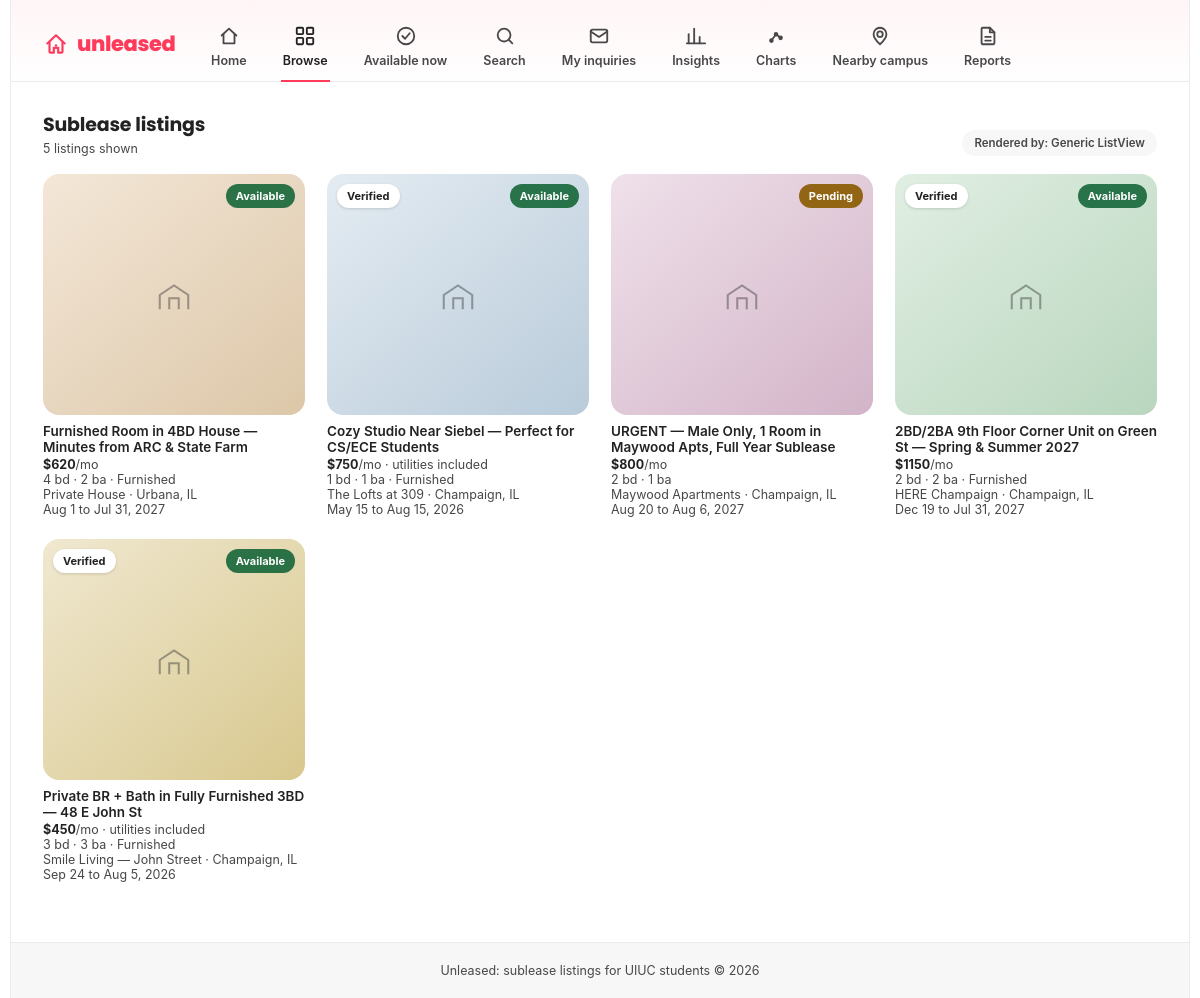
/listings/, run on the app's committed database.
### listings/models.py (models this page shows, shortened)
class Listing(models.Model):
    class Status(models.TextChoices):
        AVAILABLE = 'available', 'Available'
        PENDING   = 'pending',   'Pending'
        FILLED    = 'filled',    'Filled'
    class GenderPreference(models.TextChoices):
        ANY     = 'any',     'Any'
        MALE    = 'male',    'Males only'
        FEMALE  = 'female',  'Females only'
    lister = models.ForeignKey(
        settings.AUTH_USER_MODEL,
        on_delete=models.CASCADE,          # Listing disappears if lister deletes account
        related_name='listings',
    )
    title = models.CharField(max_length=200)
    description = models.TextField(
        help_text="Full description. Can be AI-generated from a pasted WhatsApp message.",
    )
    monthly_rent = models.DecimalField(
        max_digits=7,
        decimal_places=2,
        validators=[MinValueValidator(0)],
    )
    utilities_included = models.BooleanField(
        default=False,
        help_text="True if electricity, water, internet are all bundled into the rent.",
    )
    building_name = models.CharField(
        max_length=200,
        blank=True,
        help_text="Public-facing building name shown before address is revealed.",
    )
    street_address = models.CharField(
        max_length=300,
        help_text="Full address — only revealed to seekers after an inquiry is accepted.",
    )
    unit_number = models.CharField(max_length=20, blank=True)
    city = models.CharField(max_length=100, default='Champaign')
    state = models.CharField(max_length=2, default='IL')
    zip_code = models.CharField(max_length=10, default='61820')
    bedrooms = models.PositiveSmallIntegerField()
    bathrooms = models.DecimalField(max_digits=3, decimal_places=1)
    is_private_bedroom = models.BooleanField(
        default=True,
        help_text="True if the subleasee gets a private, lockable bedroom.",
    )
    is_private_bathroom = models.BooleanField(default=False)
    is_furnished = models.BooleanField(default=False)
    has_in_unit_laundry = models.BooleanField(default=False)
    has_parking = models.BooleanField(default=False)
    has_balcony = models.BooleanField(default=False)
    pets_allowed = models.BooleanField(default=False)
    ac_included = models.BooleanField(default=True)
    available_from = models.DateField()
    available_until = models.DateField()
    gender_preference = models.CharField(
        max_length=10,
        choices=GenderPreference.choices,
        default=GenderPreference.ANY,
    )
    status = models.CharField(
        max_length=10,
        choices=Status.choices,
        default=Status.AVAILABLE,
    )
    is_property_verified = models.BooleanField(
        default=False,
        help_text="True once the lister has uploaded proof of lease.",
    )
    lease_document = models.FileField(
        upload_to='lease_docs/',
        null=True,
        blank=True,
        help_text="Private document — only visible to admins for verification.",
    )
    external_listing_url = models.URLField(
        blank=True,
        help_text="Optional link to official property manager listing (e.g. Smile Living).",
    )
    view_count = models.PositiveIntegerField(default=0)
    save_count = models.PositiveIntegerField(default=0)
    inquiry_count = models.PositiveIntegerField(default=0)
    ai_parsed = models.BooleanField(
        default=False,
        help_text="True if this listing was created via the WhatsApp message parser.",
    )
    raw_whatsapp_text = models.TextField(
        blank=True,
        help_text="Original pasted WhatsApp message stored for audit/re-parsing.",
    )
    saved_by_users = models.ManyToManyField(
        settings.AUTH_USER_MODEL,
        through='SavedListing',
        related_name='favorites',
        blank=True,
    )
    created_at = models.DateTimeField(auto_now_add=True)
    updated_at = models.DateTimeField(auto_now=True)
    class Meta:
        ordering = ['-created_at']
        constraints = [
            models.UniqueConstraint(
                fields=['lister', 'street_address', 'unit_number', 'available_from'],
                name='unique_listing_per_lister_unit_date',
            )
        ]
        verbose_name = 'Listing'
        verbose_name_plural = 'Listings'
    def get_absolute_url(self):
        return reverse('listings:detail', kwargs={'pk': self.pk})

### listings/views.py (the view)
# urls.py: path('', views.ListingListView.as_view(), name='list'),   # /listings/  main browse page
class ListingListView(ListView):
    model = Listing
    template_name = LIST_TEMPLATE
    context_object_name = 'listings'
    extra_context = {'view_label': 'Generic ListView'}

### listings/templates/listings/listing_list.html (shortened to what this page needs)
{% extends "base.html" %}
{% block content %}
  {% with total=listings|length %}
    <div class="section-head">
      <div>
        <h2>Sublease listings</h2>
        <div class="sub">{{ total }} listing{{ total|pluralize }} shown</div>
      </div>
      {% if view_label %}<span class="pill">Rendered by: {{ view_label }}</span>{% endif %}
    </div>
    <div class="grid">
      {% for listing in listings %}
        {% cycle 'g1' 'g2' 'g3' 'g4' 'g5' 'g6' 'g7' 'g8' as tint silent %}
        {% include "listings/partials/_listing_card.html" with tint=tint %}
      {% empty %}
        <div class="empty">
          <div class="empty-icon">{% include "partials/_house_icon.html" %}</div>
          <h3>No listings yet</h3>
          <p>There are no subleases to show right now. New listings appear here as soon as students post them, so check back soon.</p>
        </div>
      {% endfor %}
    </div>
  {% endwith %}
{% endblock %}

### listings/templates/listings/partials/_listing_card.html
<a class="card" href="{{ listing.get_absolute_url }}">
  <div class="thumb {{ tint|default:'g1' }}">
    {% if listing.is_property_verified %}<span class="badge-fav">Verified</span>{% endif %}
    <span class="status status--{{ listing.status }}">{{ listing.get_status_display }}</span>
    <div class="thumb-icon">{% include "partials/_house_icon.html" %}</div>
  </div>
  <p class="card-title">{{ listing.title }}</p>
  <p class="card-meta"><b>${{ listing.monthly_rent|floatformat:"0" }}</b>/mo{% if listing.utilities_included %} &middot; utilities included{% endif %}</p>
  <p class="card-meta">{{ listing.bedrooms }} bd &middot; {{ listing.bathrooms|floatformat:"-1" }} ba{% if listing.is_furnished %} &middot; Furnished{% endif %}</p>
  <p class="card-meta">{{ listing.building_name|default:"Private residence" }} &middot; {{ listing.city }}, {{ listing.state }}</p>
  <p class="card-meta">{{ listing.available_from|date:"M j" }} to {{ listing.available_until|date:"M j, Y" }}</p>
</a>

### templates/partials/_house_icon.html
<svg viewBox="0 0 24 24" aria-hidden="true"><path d="M3 21v-9l9-6 9 6v9"/><path d="M9 21v-7h6v7"/></svg>

### static/css/base.css (style rules this page uses)
:root { --accent: #FF3B5C; --accent-dark: #E31C41; --ink: #222222; --ink-soft: #484848; --line: #EBEBEB; --bg-card: #F7F7F7; --radius-lg: 16px; --radius-md: 12px; --radius-pill: 999px; --font-display: 'Poppins', -apple-system, BlinkMacSystemFont, "Segoe UI", sans-serif; }
* { box-sizing: border-box; }
html, body { margin: 0; padding: 0; }
body { font-family: -apple-system, BlinkMacSystemFont, "Segoe UI", Helvetica, Arial, sans-serif; color: var(--ink); background: #fff; -webkit-font-smoothing: antialiased; }
a { color: inherit; text-decoration: none; }
.section-head { display: flex; align-items: flex-end; justify-content: space-between; gap: 12px; margin-bottom: 18px; }
.section-head h2 { font-family: var(--font-display); font-size: 19px; margin: 0; letter-spacing: -0.01em; }
.section-head .sub { font-size: 12.5px; color: var(--ink-soft); margin-top: 2px; }
.pill { font-size: 11.5px; font-weight: 600; color: var(--ink-soft); background: var(--bg-card); border-radius: var(--radius-pill); padding: 6px 12px; white-space: nowrap; }
.grid { display: grid; grid-template-columns: repeat(auto-fill, minmax(240px, 1fr)); gap: 22px; }
.card { display: block; }
.thumb { position: relative; border-radius: var(--radius-lg); aspect-ratio: 1 / 0.92; overflow: hidden; margin-bottom: 8px; transition: transform 0.15s ease, box-shadow 0.15s ease; }
.badge-fav { position: absolute; top: 10px; left: 10px; background: #fff; color: var(--ink); font-size: 11px; font-weight: 700; padding: 5px 10px; border-radius: var(--radius-pill); box-shadow: 0 1px 3px rgba(0, 0, 0, 0.15); }
.status { position: absolute; top: 10px; right: 10px; font-size: 11px; font-weight: 700; padding: 5px 10px; border-radius: var(--radius-pill); background: rgba(0, 0, 0, 0.55); color: #fff; }
.status--available { background: rgba(23, 104, 58, 0.9); }
.status--pending { background: rgba(138, 90, 0, 0.9); }
.card-title { font-size: 13.5px; font-weight: 600; margin: 0 0 2px; }
.card-meta { font-size: 12.5px; color: var(--ink-soft); margin: 0; }
.card-meta b { color: var(--ink); }
.g1 { background: linear-gradient(140deg, #F4E7D8, #DCC7A8); }
.g2 { background: linear-gradient(140deg, #E4ECF2, #B9CBDA); }
.g3 { background: linear-gradient(140deg, #EFE1EA, #D3B4C8); }
.g4 { background: linear-gradient(140deg, #E1EFE3, #B9D6BE); }
.g5 { background: linear-gradient(140deg, #F0E8D0, #D8C88E); }
.thumb-icon { position: absolute; inset: 0; display: flex; align-items: center; justify-content: center; opacity: 0.45; }
.thumb-icon svg { width: 38px; height: 38px; stroke: #3a3a3a; fill: none; stroke-width: 1.3; }

### data on the page
Listing: status "Available", title "Furnished Room in 4BD House — Minutes from ARC & State Farm", monthly_rent "620", bedrooms "4", bathrooms "2", is_furnished "· Furnished", building_name "Private House", city "Urbana", state "IL", available_from "Aug 1", available_until "Jul 31, 2027"
Listing: is_property_verified "Verified", status "Available", title "Cozy Studio Near Siebel — Perfect for CS/ECE Students", monthly_rent "750", utilities_included "· utilities included", bedrooms "1", bathrooms "1", is_furnished "· Furnished", building_name "The Lofts at 309", city "Champaign", state "IL", available_from "May 15", available_until "Aug 15, 2026"
Listing: status "Pending", title "URGENT — Male Only, 1 Room in Maywood Apts, Full Year Sublease", monthly_rent "800", bedrooms "2", bathrooms "1", building_name "Maywood Apartments", city "Champaign", state "IL", available_from "Aug 20", available_until "Aug 6, 2027"
Listing: is_property_verified "Verified", status "Available", title "2BD/2BA 9th Floor Corner Unit on Green St — Spring & Summer 2027", monthly_rent "1150", bedrooms "2", bathrooms "2", is_furnished "· Furnished", building_name "HERE Champaign", city "Champaign", state "IL", available_from "Dec 19", available_until "Jul 31, 2027"
Listing: is_property_verified "Verified", status "Available", title "Private BR + Bath in Fully Furnished 3BD — 48 E John St", monthly_rent "450", utilities_included "· utilities included", bedrooms "3", bathrooms "3", is_furnished "· Furnished", building_name "Smile Living — John Street", city "Champaign", state "IL", available_from "Sep 24", available_until "Aug 5, 2026"

### other printed values
{{ total }} "5"
{{ view_label }} "Generic ListView"
